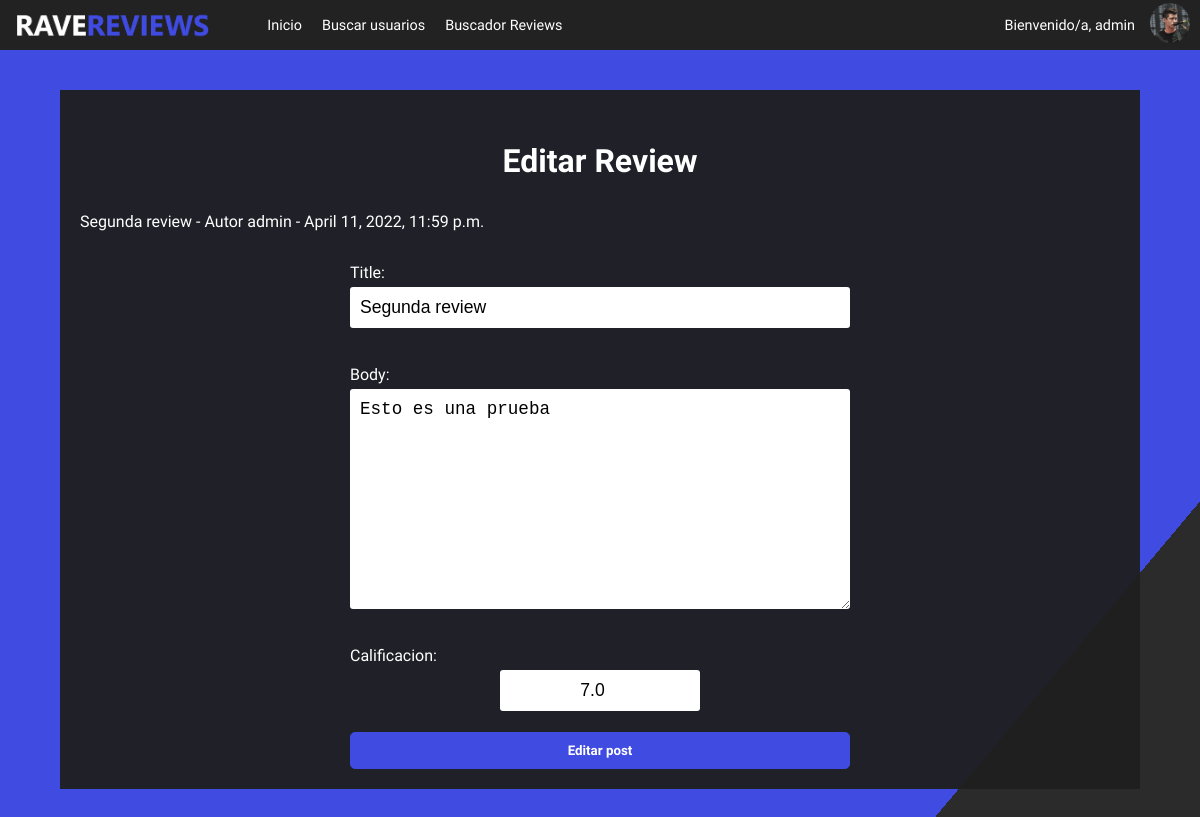
The page /editar-reviews/admin/4 (signed in) on the database its author committed.
### inicio/models.py (models this page shows, shortened)
class PerfilUsuario(models.Model):
    user = models.OneToOneField(User, on_delete=models.CASCADE)
    imagen = models.ImageField(upload_to='avatares/', default='default.jpg')
    bio = models.TextField(default='Sin datos...')

### reviews/models.py (models this page shows, shortened)
class Post(models.Model):
    title = models.CharField(max_length=255)
    author = models.ForeignKey(User, on_delete=models.CASCADE)
    fecha = models.DateTimeField(auto_now_add=True)
    body = models.TextField()
    calificacion = models.FloatField(
        validators=[MinValueValidator(0.0),
                    MaxValueValidator(10.0)])

### reviews/views.py (the view)
# urls.py: path('editar-reviews/<str:author>/<int:pk>',editar_review, name='editar_review'),
def editar_review(request,author, pk):
    if author == request.user.username:
        post = Post.objects.get(pk=pk)
        if request.method == 'POST':
            form_editar_post = CrearPost(request.POST)
            if form_editar_post.is_valid():
                data = form_editar_post.cleaned_data
                post.title = data['title']
                post.body = data['body']
                post.calificacion = data['calificacion']
                post.save()
                return redirect('miperfil')
        else:
            form_editar_post = CrearPost(initial={'title':post.title, 'body':post.body,'calificacion':post.calificacion})
            contexto = {
                'form':form_editar_post,
                'post':post
            }
            return render(request, 'editar_review.html', contexto)
    else:
        return render(request,'editar_review.html', {'msj':'No tienes permiso para editar esta review'})

### reviews/forms.py
class CrearPost(forms.ModelForm):
    class Meta:
        model = Post
        fields = ['title','body','calificacion']
        help_texts = {k:'' for k in fields }

### reviews/templates/editar_review.html (shortened to what this page needs)
{% extends "inicio.html" %}
{% block estilos %}
    {% load static %}
    <link rel="stylesheet" href={% static "css\crear-post.css" %}>
{% endblock estilos %}
{% block nuevo_post %}
<div class='form-contenedor'>
    <h3>Editar Review</h3>
    <p>{{post.title}} - Autor {{post.author}} - {{post.fecha}}</p>
    <form class='crear-form' action="" method='post'>
        <table class='tabla-form'>
            {{form.as_p}}
        </table>
        <button class='boton' typer='submit'>Editar post</button>
    </form>
</div>
{% endblock nuevo_post %}

### inicio/templates/inicio.html (shortened to what this page needs)
<!DOCTYPE html>
<html lang="en">
<head>
    {% load static %}
    <link rel="stylesheet" href={% static "css\style.css" %}>
    <link rel="stylesheet" href={% static "css\nav-style.css" %}>
    {% block estilos %}
    {% endblock estilos %}
</head>
<body>
    {% if user.is_authenticated %}
    <nav>
        <div class="cont-izq">
            <a href={% url 'inicio' %}><img class='pagina-logo' src="{% static 'imagenes/logo-1.png' %}" alt=""></a>
            <ul class="lista-enlaces">
                <li><a href={% url 'inicio' %}>Inicio</a></li>
                <li><a href={% url 'buscar_usuario' %}>Buscar usuarios</a></li>
                <li><a href={% url 'buscar_reviews' %}>Buscador Reviews</a></li>
            </ul>
        </div>
        <div class="cont-usuario">
            <p>Bienvenido/a, {{request.user.username}}</p>
            <div><img class='perfil-logo' src='{{request.user.perfilusuario.imagen.url}}' alt=""></div>
        </div>
    </nav>
    {% endif %}
{% block loginmain %}
{% block logout %}
{% block perfil %}
{% block nuevo_post %}{% endblock nuevo_post %}
{% endblock perfil %}
{% endblock logout %}
{% endblock loginmain %}
</body>
</html>

### inicio/static/css/style.css (style rules this page uses)
html { background: linear-gradient(130deg, #404be2 60%, #2b2b2b 40%); margin: 0; padding: 0; font-family: 'Varela Round', sans-serif; height: 100%; box-sizing: border-box; }
body { margin: 0; padding: 0; min-height: 100%; }
.boton { padding: 10px 30px; font-family: 'Varela Round'; background-color: #404be2; display: inline-block; text-decoration: none; color: #FFF; font-weight: bold; border-radius: 5px; border: 1px solid #404be2; cursor: pointer; transition: all 0.2s; margin: 0 20px; text-align: center; }
input { width: 100%; font-size: 1rem; display: block; padding: 10px; margin: 5px auto; border: none; border-radius: 3px; transition: all 0.5s; box-sizing: border-box; }
textarea { width: 100%; font-size: 1rem; display: block; padding: 10px; margin: 5px auto; border: none; border-radius: 3px; transition: all 0.5s; box-sizing: border-box; }

### inicio/static/css/nav-style.css (style rules this page uses)
html, body { margin: 0px; padding: 0px; }
nav { display: flex; height: 50px; width: 100%; box-sizing: border-box; justify-content: space-between; align-items: center; background-color: #222; align-items: center; }
.pagina-logo { max-height: 30px; display: block; padding-left: 10px; transition: all 0.3s; }
.perfil-logo { width: 40px; height: 40px; object-fit: cover; border-radius: 50%; margin-right: 10px; cursor: pointer; }
.cont-izq { display: flex; align-items: center; justify-content: flex-start; font-size: 0.9em; }
.cont-usuario { display: flex; flex-wrap: nowrap; color: #fff; margin: 0 0px; align-items: center; }
.cont-usuario p { margin-right: 15px; font-size: 0.9em; }
.lista-enlaces { display: flex; flex-wrap: nowrap; }
.lista-enlaces li { display: inline-block; }
.lista-enlaces li a { text-decoration: none; color: #fff; margin: 0 10px; text-align: center; border: none; display: inline-block; transition: all 0.2s; }

### inicio/static/css/crear-post.css (style rules this page uses)
html { height: auto; }
.form-contenedor { width: 90%; margin: 40px auto; margin-bottom: 1000px; background-color: rgba(31, 31, 31, 0.95); color: #FFF; padding: 20px; box-sizing: border-box; }
.form-contenedor h3 { font-size: 2em; text-align: center; }
.tabla-form { display: flex; flex-direction: column; box-sizing: border-box; }
.crear-form p { width: 100%; box-sizing: border-box; }
.crear-form { display: flex; max-width: 500px; flex-direction: column; margin: auto; flex-wrap: wrap; }
.boton { width: 100%; box-sizing: border-box; margin: 0; }
input { max-width: 500px; font-size: 1.1rem; width: 100%; box-sizing: border-box; padding: 10px; border: none; border-radius: 3px; transition: all 0.5s; }
textarea { max-width: 500px; font-size: 1.1rem; width: 100%; box-sizing: border-box; padding: 10px; border: none; border-radius: 3px; transition: all 0.5s; }
.crear-form p { display: flex; flex-direction: column; }
#id_calificacion { max-width: 200px; text-align: center; }

### rows shown on the page
Post: title "Segunda review", author "admin", fecha "April 11, 2022, 11:59 p.m.", body "Esto es una prueba", calificacion "7.0"

### other values the page prints
{{ request.user.username }} "admin"
